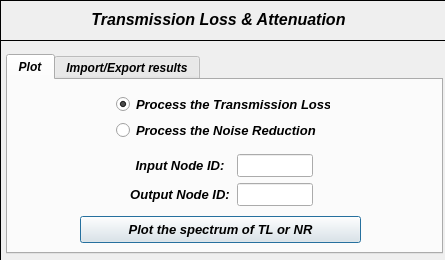
<?xml version="1.0" encoding="UTF-8"?>
<ui version="4.0">
 <class>Dialog</class>
 <widget class="QDialog" name="Dialog">
  <property name="windowModality">
   <enum>Qt::NonModal</enum>
  </property>
  <property name="geometry">
   <rect>
    <x>0</x>
    <y>0</y>
    <width>445</width>
    <height>260</height>
   </rect>
  </property>
  <property name="sizePolicy">
   <sizepolicy hsizetype="Fixed" vsizetype="Expanding">
    <horstretch>0</horstretch>
    <verstretch>0</verstretch>
   </sizepolicy>
  </property>
  <property name="minimumSize">
   <size>
    <width>445</width>
    <height>260</height>
   </size>
  </property>
  <property name="maximumSize">
   <size>
    <width>445</width>
    <height>260</height>
   </size>
  </property>
  <property name="contextMenuPolicy">
   <enum>Qt::DefaultContextMenu</enum>
  </property>
  <property name="windowTitle">
   <string>Plot Transmission Loss or Noise Reduction</string>
  </property>
  <property name="windowIcon">
   <iconset>
    <normaloff>../../../../../../Downloads/load - Copia.png</normaloff>../../../../../../Downloads/load - Copia.png</iconset>
  </property>
  <property name="whatsThis">
   <string/>
  </property>
  <widget class="QWidget" name="widget" native="true">
   <property name="geometry">
    <rect>
     <x>0</x>
     <y>0</y>
     <width>453</width>
     <height>265</height>
    </rect>
   </property>
   <property name="font">
    <font>
     <kerning>true</kerning>
    </font>
   </property>
   <widget class="QFrame" name="frame">
    <property name="geometry">
     <rect>
      <x>0</x>
      <y>0</y>
      <width>450</width>
      <height>41</height>
     </rect>
    </property>
    <property name="minimumSize">
     <size>
      <width>450</width>
      <height>0</height>
     </size>
    </property>
    <property name="frameShape">
     <enum>QFrame::Box</enum>
    </property>
    <property name="frameShadow">
     <enum>QFrame::Plain</enum>
    </property>
    <property name="lineWidth">
     <number>1</number>
    </property>
    <widget class="QLabel" name="Title">
     <property name="geometry">
      <rect>
       <x>28</x>
       <y>8</y>
       <width>381</width>
       <height>23</height>
      </rect>
     </property>
     <property name="font">
      <font>
       <pointsize>10</pointsize>
       <italic>false</italic>
      </font>
     </property>
     <property name="text">
      <string>&lt;html&gt;&lt;head/&gt;&lt;body&gt;&lt;p align=&quot;center&quot;&gt;&lt;span style=&quot; font-size:12pt; font-weight:600; font-style:italic;&quot;&gt;Transmission Loss &amp;amp; Attenuation&lt;/span&gt;&lt;/p&gt;&lt;/body&gt;&lt;/html&gt;</string>
     </property>
     <property name="textFormat">
      <enum>Qt::AutoText</enum>
     </property>
     <property name="alignment">
      <set>Qt::AlignCenter</set>
     </property>
    </widget>
   </widget>
   <widget class="QFrame" name="frame_2">
    <property name="geometry">
     <rect>
      <x>0</x>
      <y>40</y>
      <width>450</width>
      <height>221</height>
     </rect>
    </property>
    <property name="minimumSize">
     <size>
      <width>450</width>
      <height>0</height>
     </size>
    </property>
    <property name="frameShape">
     <enum>QFrame::Box</enum>
    </property>
    <property name="frameShadow">
     <enum>QFrame::Plain</enum>
    </property>
    <widget class="QTabWidget" name="tabWidget_plot_results">
     <property name="geometry">
      <rect>
       <x>6</x>
       <y>14</y>
       <width>437</width>
       <height>200</height>
      </rect>
     </property>
     <property name="minimumSize">
      <size>
       <width>430</width>
       <height>200</height>
      </size>
     </property>
     <property name="maximumSize">
      <size>
       <width>440</width>
       <height>200</height>
      </size>
     </property>
     <property name="font">
      <font>
       <family>Arial</family>
       <pointsize>9</pointsize>
       <weight>75</weight>
       <italic>true</italic>
       <bold>true</bold>
      </font>
     </property>
     <property name="currentIndex">
      <number>0</number>
     </property>
     <widget class="QWidget" name="tab_plot">
      <attribute name="title">
       <string>Plot</string>
      </attribute>
      <widget class="QWidget" name="verticalLayoutWidget_4">
       <property name="geometry">
        <rect>
         <x>108</x>
         <y>14</y>
         <width>214</width>
         <height>48</height>
        </rect>
       </property>
       <layout class="QVBoxLayout" name="verticalLayout_4">
        <item>
         <widget class="QRadioButton" name="radioButton_TL">
          <property name="maximumSize">
           <size>
            <width>270</width>
            <height>20</height>
           </size>
          </property>
          <property name="font">
           <font>
            <family>Arial</family>
            <pointsize>10</pointsize>
            <weight>75</weight>
            <italic>true</italic>
            <bold>true</bold>
           </font>
          </property>
          <property name="text">
           <string>Process the Transmission Loss</string>
          </property>
          <property name="iconSize">
           <size>
            <width>30</width>
            <height>30</height>
           </size>
          </property>
          <property name="checked">
           <bool>true</bool>
          </property>
         </widget>
        </item>
        <item>
         <widget class="QRadioButton" name="radioButton_NR">
          <property name="maximumSize">
           <size>
            <width>270</width>
            <height>20</height>
           </size>
          </property>
          <property name="font">
           <font>
            <family>Arial</family>
            <pointsize>10</pointsize>
            <weight>75</weight>
            <italic>true</italic>
            <bold>true</bold>
           </font>
          </property>
          <property name="text">
           <string>Process the Noise Reduction</string>
          </property>
          <property name="checked">
           <bool>false</bool>
          </property>
         </widget>
        </item>
       </layout>
      </widget>
      <widget class="QWidget" name="formLayoutWidget">
       <property name="geometry">
        <rect>
         <x>122</x>
         <y>74</y>
         <width>183</width>
         <height>52</height>
        </rect>
       </property>
       <layout class="QGridLayout" name="gridLayout">
        <property name="horizontalSpacing">
         <number>7</number>
        </property>
        <property name="verticalSpacing">
         <number>6</number>
        </property>
        <item row="0" column="0">
         <widget class="QLabel" name="Input_NodeID">
          <property name="font">
           <font>
            <family>Arial</family>
            <pointsize>10</pointsize>
            <weight>75</weight>
            <italic>true</italic>
            <bold>true</bold>
           </font>
          </property>
          <property name="text">
           <string>Input Node ID:</string>
          </property>
          <property name="alignment">
           <set>Qt::AlignCenter</set>
          </property>
         </widget>
        </item>
        <item row="0" column="1">
         <widget class="QLineEdit" name="lineEdit_inputNodeID">
          <property name="font">
           <font>
            <family>Arial</family>
            <pointsize>10</pointsize>
            <weight>50</weight>
            <italic>false</italic>
            <bold>false</bold>
           </font>
          </property>
          <property name="layoutDirection">
           <enum>Qt::LeftToRight</enum>
          </property>
          <property name="alignment">
           <set>Qt::AlignCenter</set>
          </property>
         </widget>
        </item>
        <item row="1" column="0">
         <widget class="QLabel" name="Output_NodeID">
          <property name="font">
           <font>
            <family>Arial</family>
            <pointsize>10</pointsize>
            <weight>75</weight>
            <italic>true</italic>
            <bold>true</bold>
           </font>
          </property>
          <property name="text">
           <string>Output Node ID:</string>
          </property>
          <property name="alignment">
           <set>Qt::AlignCenter</set>
          </property>
         </widget>
        </item>
        <item row="1" column="1">
         <widget class="QLineEdit" name="lineEdit_outputNodeID">
          <property name="font">
           <font>
            <pointsize>10</pointsize>
            <weight>50</weight>
            <italic>false</italic>
            <bold>false</bold>
           </font>
          </property>
          <property name="layoutDirection">
           <enum>Qt::LeftToRight</enum>
          </property>
          <property name="alignment">
           <set>Qt::AlignCenter</set>
          </property>
         </widget>
        </item>
       </layout>
      </widget>
      <widget class="QPushButton" name="pushButton">
       <property name="geometry">
        <rect>
         <x>72</x>
         <y>136</y>
         <width>281</width>
         <height>27</height>
        </rect>
       </property>
       <property name="font">
        <font>
         <family>Arial</family>
         <pointsize>10</pointsize>
         <weight>75</weight>
         <italic>true</italic>
         <bold>true</bold>
        </font>
       </property>
       <property name="text">
        <string>Plot the spectrum of TL or NR</string>
       </property>
      </widget>
     </widget>
     <widget class="QWidget" name="tab_export_import">
      <attribute name="title">
       <string>Import/Export results</string>
      </attribute>
      <widget class="QTabWidget" name="tabWidget_2">
       <property name="geometry">
        <rect>
         <x>8</x>
         <y>14</y>
         <width>417</width>
         <height>149</height>
        </rect>
       </property>
       <property name="font">
        <font>
         <family>Arial</family>
         <pointsize>10</pointsize>
         <weight>75</weight>
         <italic>true</italic>
         <bold>true</bold>
        </font>
       </property>
       <property name="currentIndex">
        <number>0</number>
       </property>
       <widget class="QWidget" name="tab_3">
        <attribute name="title">
         <string>Export</string>
        </attribute>
        <widget class="QWidget" name="verticalLayoutWidget_8">
         <property name="geometry">
          <rect>
           <x>344</x>
           <y>54</y>
           <width>60</width>
           <height>27</height>
          </rect>
         </property>
         <layout class="QVBoxLayout" name="verticalLayout_8">
          <item>
           <widget class="QToolButton" name="toolButton_ChooseFolderExport">
            <property name="maximumSize">
             <size>
              <width>100</width>
              <height>16777215</height>
             </size>
            </property>
            <property name="font">
             <font>
              <family>Arial</family>
              <pointsize>10</pointsize>
              <weight>75</weight>
              <italic>true</italic>
              <bold>true</bold>
             </font>
            </property>
            <property name="text">
             <string>Search</string>
            </property>
           </widget>
          </item>
         </layout>
        </widget>
        <widget class="QWidget" name="verticalLayoutWidget_2">
         <property name="geometry">
          <rect>
           <x>4</x>
           <y>54</y>
           <width>117</width>
           <height>27</height>
          </rect>
         </property>
         <layout class="QVBoxLayout" name="verticalLayout_2">
          <item>
           <widget class="QLabel" name="label_5">
            <property name="minimumSize">
             <size>
              <width>85</width>
              <height>20</height>
             </size>
            </property>
            <property name="maximumSize">
             <size>
              <width>200</width>
              <height>20</height>
             </size>
            </property>
            <property name="font">
             <font>
              <family>Arial</family>
              <pointsize>10</pointsize>
              <weight>75</weight>
              <italic>true</italic>
              <bold>true</bold>
             </font>
            </property>
            <property name="text">
             <string>Choose a folder:</string>
            </property>
            <property name="alignment">
             <set>Qt::AlignCenter</set>
            </property>
           </widget>
          </item>
         </layout>
        </widget>
        <widget class="QWidget" name="verticalLayoutWidget_7">
         <property name="geometry">
          <rect>
           <x>120</x>
           <y>54</y>
           <width>223</width>
           <height>27</height>
          </rect>
         </property>
         <layout class="QVBoxLayout" name="verticalLayout_7">
          <item>
           <widget class="QLineEdit" name="lineEdit_SaveResultsPath">
            <property name="font">
             <font>
              <pointsize>8</pointsize>
              <weight>50</weight>
              <italic>false</italic>
              <bold>false</bold>
             </font>
            </property>
            <property name="layoutDirection">
             <enum>Qt::LeftToRight</enum>
            </property>
            <property name="alignment">
             <set>Qt::AlignCenter</set>
            </property>
           </widget>
          </item>
         </layout>
        </widget>
        <widget class="QWidget" name="verticalLayoutWidget_3">
         <property name="geometry">
          <rect>
           <x>20</x>
           <y>16</y>
           <width>102</width>
           <height>27</height>
          </rect>
         </property>
         <layout class="QVBoxLayout" name="verticalLayout_3">
          <item>
           <widget class="QLabel" name="label_6">
            <property name="minimumSize">
             <size>
              <width>100</width>
              <height>20</height>
             </size>
            </property>
            <property name="maximumSize">
             <size>
              <width>90</width>
              <height>20</height>
             </size>
            </property>
            <property name="font">
             <font>
              <family>Arial</family>
              <pointsize>10</pointsize>
              <weight>75</weight>
              <italic>true</italic>
              <bold>true</bold>
             </font>
            </property>
            <property name="text">
             <string>Insert a name:</string>
            </property>
            <property name="scaledContents">
             <bool>false</bool>
            </property>
            <property name="alignment">
             <set>Qt::AlignCenter</set>
            </property>
           </widget>
          </item>
         </layout>
        </widget>
        <widget class="QWidget" name="verticalLayoutWidget_16">
         <property name="geometry">
          <rect>
           <x>120</x>
           <y>16</y>
           <width>223</width>
           <height>27</height>
          </rect>
         </property>
         <layout class="QVBoxLayout" name="verticalLayout_16">
          <item>
           <widget class="QLineEdit" name="lineEdit_FileName">
            <property name="font">
             <font>
              <pointsize>8</pointsize>
              <weight>50</weight>
              <italic>false</italic>
              <bold>false</bold>
             </font>
            </property>
            <property name="layoutDirection">
             <enum>Qt::LeftToRight</enum>
            </property>
            <property name="text">
             <string/>
            </property>
            <property name="alignment">
             <set>Qt::AlignCenter</set>
            </property>
           </widget>
          </item>
         </layout>
        </widget>
        <widget class="QWidget" name="verticalLayoutWidget_17">
         <property name="geometry">
          <rect>
           <x>160</x>
           <y>88</y>
           <width>102</width>
           <height>27</height>
          </rect>
         </property>
         <layout class="QVBoxLayout" name="verticalLayout_17">
          <item>
           <widget class="QToolButton" name="toolButton_ExportResults">
            <property name="maximumSize">
             <size>
              <width>100</width>
              <height>16777215</height>
             </size>
            </property>
            <property name="font">
             <font>
              <family>Arial</family>
              <pointsize>10</pointsize>
              <weight>75</weight>
              <italic>true</italic>
              <bold>true</bold>
             </font>
            </property>
            <property name="text">
             <string>Export results</string>
            </property>
           </widget>
          </item>
         </layout>
        </widget>
       </widget>
       <widget class="QWidget" name="tab_4">
        <attribute name="title">
         <string>Import</string>
        </attribute>
        <widget class="QWidget" name="verticalLayoutWidget_6">
         <property name="geometry">
          <rect>
           <x>334</x>
           <y>28</y>
           <width>62</width>
           <height>27</height>
          </rect>
         </property>
         <layout class="QVBoxLayout" name="verticalLayout_6">
          <item>
           <widget class="QToolButton" name="toolButton_ChooseFolderImport">
            <property name="maximumSize">
             <size>
              <width>60</width>
              <height>16777215</height>
             </size>
            </property>
            <property name="font">
             <font>
              <family>Arial</family>
              <pointsize>10</pointsize>
              <weight>75</weight>
              <italic>true</italic>
              <bold>true</bold>
             </font>
            </property>
            <property name="text">
             <string>Search</string>
            </property>
           </widget>
          </item>
         </layout>
        </widget>
        <widget class="QWidget" name="verticalLayoutWidget_5">
         <property name="geometry">
          <rect>
           <x>102</x>
           <y>28</y>
           <width>231</width>
           <height>27</height>
          </rect>
         </property>
         <layout class="QVBoxLayout" name="verticalLayout_5">
          <item>
           <widget class="QLineEdit" name="lineEdit_ImportResultsPath">
            <property name="font">
             <font>
              <pointsize>7</pointsize>
              <weight>50</weight>
              <italic>false</italic>
              <bold>false</bold>
             </font>
            </property>
            <property name="layoutDirection">
             <enum>Qt::LeftToRight</enum>
            </property>
            <property name="alignment">
             <set>Qt::AlignCenter</set>
            </property>
           </widget>
          </item>
         </layout>
        </widget>
        <widget class="QWidget" name="verticalLayoutWidget">
         <property name="geometry">
          <rect>
           <x>10</x>
           <y>28</y>
           <width>93</width>
           <height>27</height>
          </rect>
         </property>
         <layout class="QVBoxLayout" name="verticalLayout">
          <item>
           <widget class="QLabel" name="label_4">
            <property name="minimumSize">
             <size>
              <width>85</width>
              <height>20</height>
             </size>
            </property>
            <property name="maximumSize">
             <size>
              <width>90</width>
              <height>20</height>
             </size>
            </property>
            <property name="font">
             <font>
              <family>Arial</family>
              <pointsize>10</pointsize>
              <weight>75</weight>
              <italic>true</italic>
              <bold>true</bold>
             </font>
            </property>
            <property name="text">
             <string>Load results:</string>
            </property>
            <property name="alignment">
             <set>Qt::AlignCenter</set>
            </property>
           </widget>
          </item>
         </layout>
        </widget>
        <widget class="QPushButton" name="pushButton_AddImportedPlot">
         <property name="geometry">
          <rect>
           <x>64</x>
           <y>72</y>
           <width>281</width>
           <height>27</height>
          </rect>
         </property>
         <property name="font">
          <font>
           <family>Arial</family>
           <pointsize>10</pointsize>
           <weight>75</weight>
           <italic>true</italic>
           <bold>true</bold>
          </font>
         </property>
         <property name="text">
          <string>Add imported results to the main plot</string>
         </property>
        </widget>
       </widget>
      </widget>
     </widget>
    </widget>
   </widget>
  </widget>
 </widget>
 <resources/>
 <connections/>
</ui>
